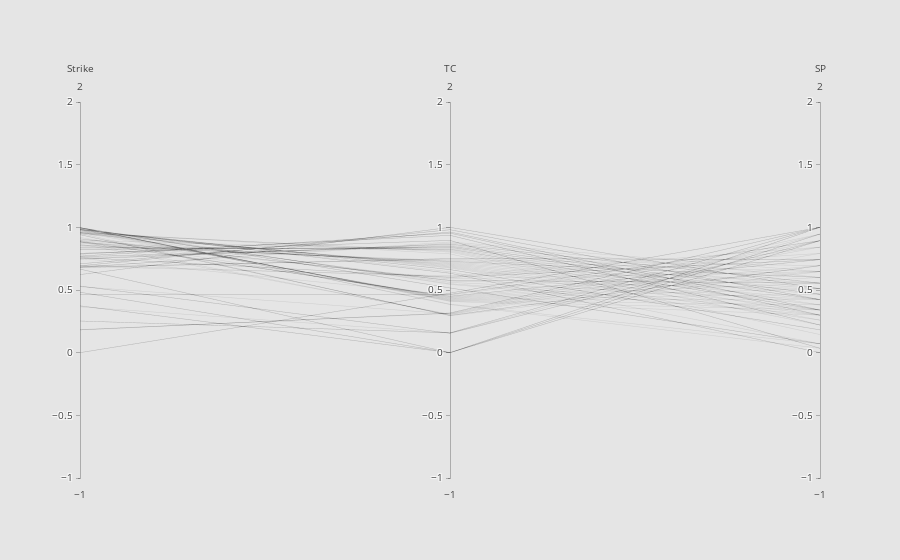

The notebook cell saved with this chart:
### Markdown cell above
# Plotly

Bajo mi punto de vista, la mejor de todas las librerías para hacer gráficos de coordenadas paralelas. No solo ofrece todas las ventajas que la librería anterior, además, ofrece una forma de visualizar los datos mas llamativa y permite crear filtros dinámicamente de distinto tamaño sobre los propios ejes del gráfico .Esto nos permite encontrar fácilmente los diferentes clusters de información.

### Code cell
from plotly import version
from plotly.offline import download_plotlyjs, init_notebook_mode, plot, iplot
print(version)
init_notebook_mode(connected=True)
plotly1 = ParallelCoordinates(file='data/FUN.BB11001.tsv', library='plotly', normalization=True, tags=None, remove_legend= False, autosave=False, color_unique=False)
result = plotly1.plot()
